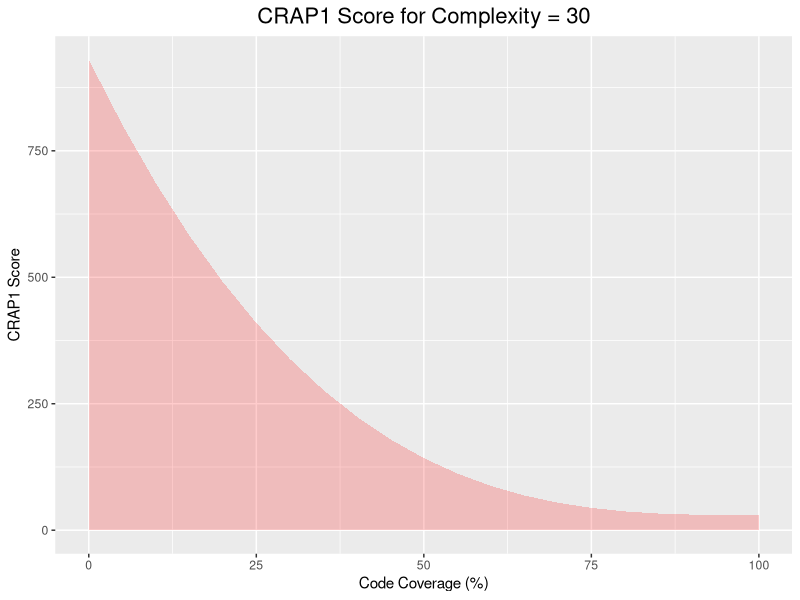

This chart was generated by the following R code:
if (!require(ggplot2)) {
  install.packages("ggplot2")
  library(ggplot2)
}

# function to calculate CRAP1 score
calculate_crap1 <- function(comp, cov) {
  (comp^2) * ((1 - (cov/100))^3) + comp
}

comp_value <- 30
cov_values <- seq(0, 100, by = 5)

# calculate CRAP1 scores
crap1_scores <- sapply(cov_values, function(cov) {
  calculate_crap1(comp_value, cov)
})


df <- data.frame(cov = cov_values, crap1 = crap1_scores)

p <- ggplot(df, aes(x = cov, y = crap1)) +
  geom_ribbon(aes(ymin = 0, ymax = crap1), fill = "red", alpha = 0.2) +
  labs(x = "Code Coverage (%)", y = "CRAP1 Score", title = paste0("CRAP1 Score for Complexity = ", comp_value)) +
  theme(plot.title = element_text(hjust = 0.5, size = 16))

ggsave("CRAP1 score.png", p, width = 20, height = 10, dpi = 300)